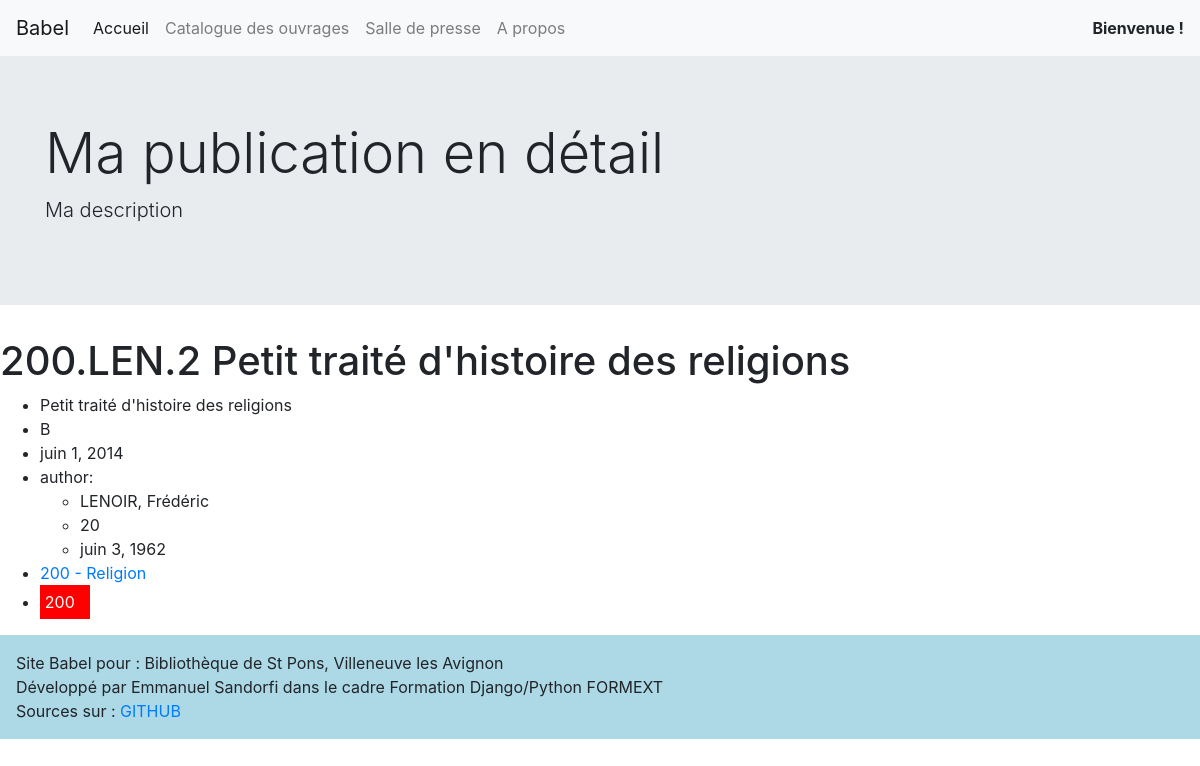
The app's page /catalog/2/ with its own data.
### catalog/models.py (models this page shows, shortened)
class Publication(models.Model):
    TYPE_PUBLICATION_CHOICES = [
        ("B", "Livres"),
        ("M", "Musique"),
        ("F", "Film"),
        ("*", "Autre"),
    ]
    name = models.CharField(max_length=61, verbose_name=_("Ouvrage"))
    reference = models.CharField(
        max_length=61, editable=False, verbose_name=_("Référence")
    )
    type_publication = models.CharField(
        max_length=1,
        choices=TYPE_PUBLICATION_CHOICES,
        default="B",
        verbose_name=_("Type de publication"),
    )
    author = models.ForeignKey(
        Author, models.PROTECT, null=True, verbose_name=_("Auteur")
    )
    dewey_number = models.ForeignKey(
        "Dewey", models.PROTECT, null=True, verbose_name=_("Classement DEWEY")
    )
    date_publication = models.DateField(
        null=True, blank=True, verbose_name=_("Date de publication")
    )
    label_editor = models.CharField(
        max_length=50, null=True, blank=True, verbose_name=_("Editeur/Label")
    )
    nb_tracks_pages = models.IntegerField(
        null=True, blank=True, verbose_name=_("Nb de pages/morceaux")
    )
    content = models.TextField(null=True, blank=True, verbose_name=_("Contenu"))
    image_url = models.URLField(null=True, blank=True, verbose_name=_("URL d'image"))
    image_file = models.ImageField(
        null=True, blank=True, verbose_name=_("Fichier image")
    )
    isbn = models.CharField(
        max_length=50, null=True, blank=True, verbose_name=_("ISBN")
    )
    class Meta:
        ordering = ["reference"]
    def __str__(self):
        return f"{self.reference} {self.name}"

class Author(models.Model):
    first_name = models.CharField(
        max_length=30, null=True, blank=True, verbose_name=_("Prénom")
    )
    last_name = models.CharField(max_length=30, verbose_name=_("Nom"))
    name = models.CharField(max_length=61, editable=False)
    century_birth = models.IntegerField(null=True, blank=True, verbose_name=_("Siècle"))
    date_birth = models.DateField(
        null=True, blank=True, verbose_name=_("Date de naissance")
    )
    place_birth = models.CharField(
        max_length=50, null=True, blank=True, verbose_name=_("Lieu de naissance")
    )
    date_died = models.DateField(null=True, blank=True, verbose_name=_("Date de décès"))
    place_died = models.CharField(
        max_length=50, null=True, blank=True, verbose_name=_("Lieu de décès")
    )
    content = models.TextField(null=True, blank=True, verbose_name=_("Contenu"))
    image_url = models.URLField(
        null=True, blank=True, verbose_name=_("URL d'une image")
    )
    image_file = models.ImageField(
        null=True, blank=True, verbose_name=_("Fichier image")
    )
    class Meta:
        ordering = ["last_name"]
        verbose_name = _("Auteur")
    def __str__(self):
        if self.first_name:
            return f"{self.last_name}, {self.first_name}"
        else:
            return self.last_name

class Dewey(models.Model):
    class Meta:
        ordering = ["number"]
    name = models.CharField(max_length=150, verbose_name=_("Libellé"))
    number = models.CharField(max_length=12, verbose_name=_("Numéro"))
    bg_color = models.CharField(max_length=7, default="*", editable=False)
    text_color = models.CharField(max_length=7, default="*", editable=False)
    DEWEY_COLOR_CHOICES = [
        ("000", "#000000", "#fff"),  # Black
        ("100", "#8B4513", "#fff"),  # Marroon
        ("200", "#FF0000", "#fff"),  # Red
        ("300", "#FF4500", "#fff"),  # Orange
        ("400", "#FFFF00", "#000"),  # Yellow
        ("500", "#32CD32", "#fff"),  # Green
        ("600", "#1E90FF", "#fff"),  # Blue
        ("700", "#8B008B", "#fff"),  # Purple
        ("800", "#A9A9A9", "#fff"),  # Grey
        ("900", "#FFFFFF", "#000"),  # White
    ]
    def colored_number(self):
        if self.number:
            try:
                i = int(self.number[:1])
                return format_html(
                    '<span style=" background-color: {}; color: {}; display: inline-block; padding: .3rem; min-width: 50px;">{}</span>',
                    self.DEWEY_COLOR_CHOICES[i][1],  # bg color
                    self.DEWEY_COLOR_CHOICES[i][2],  # text color
                    self.number,
                )
            except:
                return "Wrong format"
    def __str__(self):
        return f"{self.number} - {self.name}"

### catalog/viewscat.py (the view)
class PublicationDetail(MixinContextPage, DetailView):
    template_name = "catalog/publication-detail.html"
    model = Publication
    title = "Ma publication en détail"

### catalog/viewscat.py (called while the page is built)
    def get_mycontext(self):
        context_local = {
            "title": self.title,
            "description": self.description,
        }
        context_page = {
            "global": CONTEXT_GLOBAL,
            "local": context_local,
        }
        return context_page

    def get_context_data(self, **kwargs):
        context = super().get_context_data(**kwargs)
        context_page = self.get_mycontext()
        return {**context, **context_page}

### catalog/templates/catalog/publication-detail.html
{% extends 'catalog/base.html' %}
{% block content %}
<h1>{{ object }}</h1>
<ul>
    <li>{{object.name}}</li>
    <li>{{object.type_publication}}</li>
    <li>{{object.date_publication}}</li>
    <li>author:
        <ul>
            <li>{{object.author}}</li>
            <li>{{object.author.century_birth}}</li>
            <li>{{object.author.date_birth}}</li>
        </ul>
    </li>
    <li><a href="{% url 'publication-dewey' object.dewey_number.number %}">{{object.dewey_number}}</a></li>
    <li>{{object.dewey_number.colored_number}}</li>
</ul>
{% endblock %}

### records on screen
Publication: reference+name "200.LEN.2 Petit traité d'histoire des religions", name "Petit traité d'histoire des religions", type_publication "B", date_publication "juin 1, 2014", author "LENOIR, Frédéric", author.century_birth "20", author.date_birth "juin 3, 1962", dewey_number "200 - Religion", dewey_number.colored_number "200"

### other values on screen
{{ local.title }} "Ma publication en détail"
{{ local.description }} "Ma description"
{{ global.mediatheque_name }} "Bibliothèque de St Pons"
{{ global.mediatheque_adr }} "Villeneuve les Avignon"
{{ global.dev_name }} "Emmanuel Sandorfi"
{{ global.dev_cadre }} "Formation Django/Python FORMEXT"
